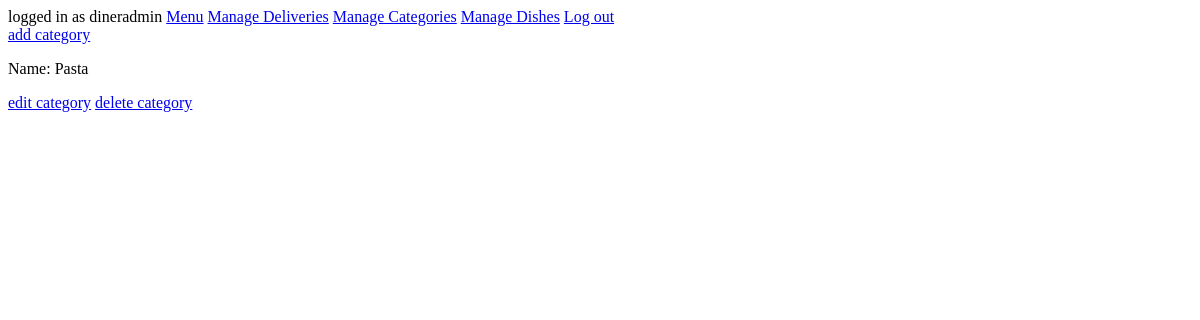
The app's page /backoffice/categories/ (signed in), older data.
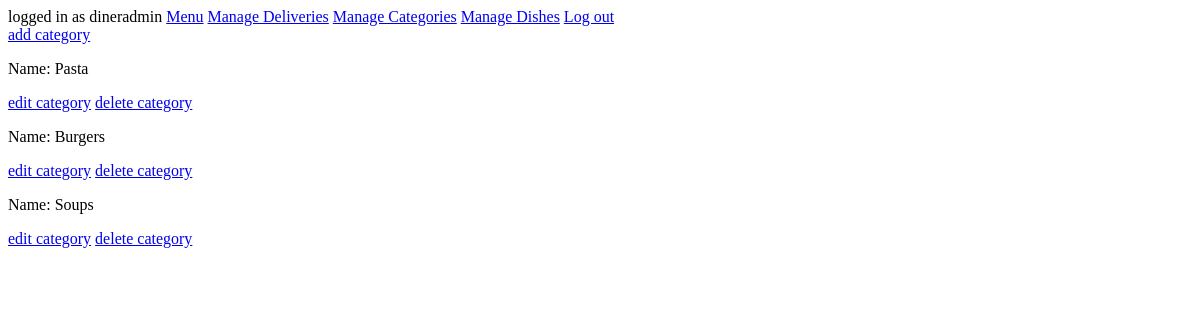
The same page, newer data.
### main/models.py (models this page shows, shortened)
class Category(models.Model):
    name = models.CharField(max_length=200, blank=False, unique=True)
    image = models.CharField(max_length=500)

### manage_categories/views.py (the view)
# urls.py: path('', views.show_categories, name="show_categories"),
@staff_member_required(login_url='backoffice_login')
def show_categories(request):
    all_categories = Category.objects.all()
    return render(request, 'categories/show_categories.html', {'all_categories':all_categories})

### manage_categories/templates/categories/show_categories.html (shortened to what this page needs)
{% extends 'categories/layout.html' %}
{% block categories-content %}
<a href="{% url 'add_category' %}">add category</a>
{% for category in all_categories %}
    <p>Name: {{category.name}}</p>
    <a href="{% url 'edit_category' id=category.id %}">edit category</a>
    <a href="{% url 'delete_category' id=category.id %}">delete category</a>
{% endfor %}
{% endblock categories-content %}

Row changes from the older to the newer data that the page shows:
added Category: name "Burgers"
added Category: name "Soups"
